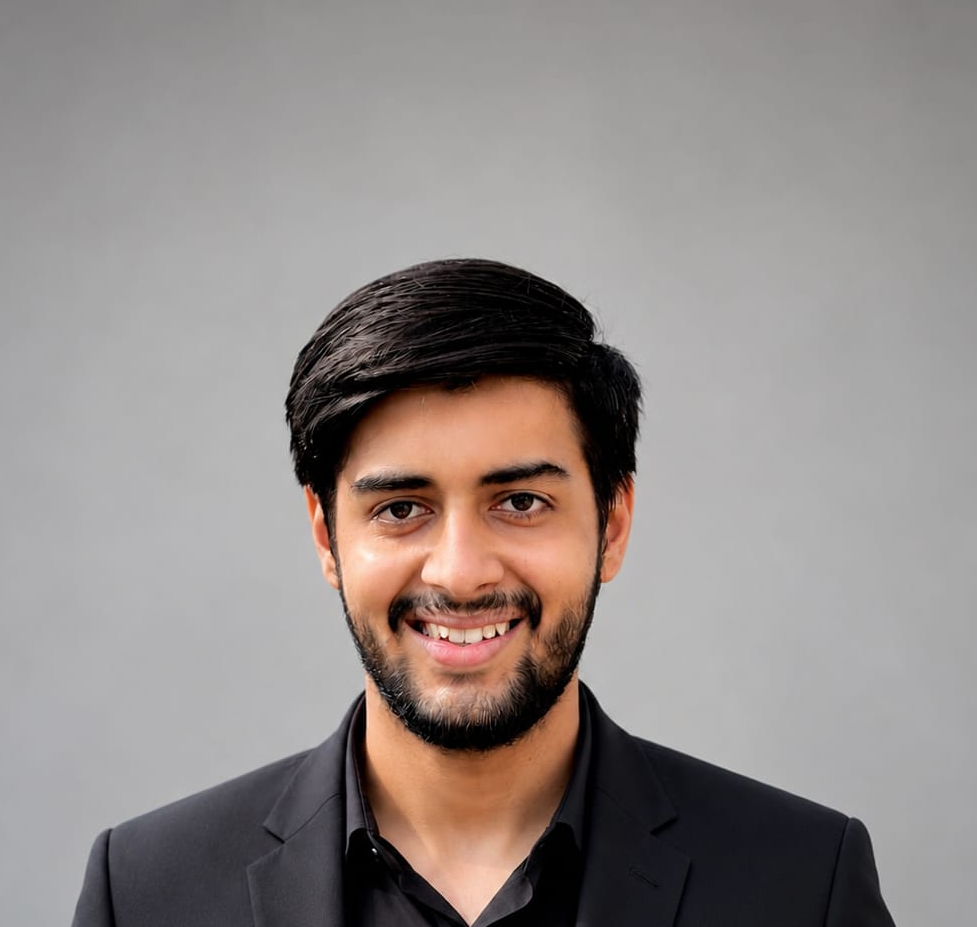
#> input picture assets/portrait-source.png, 977 x 927 px
$ python portrait_anim.py
#> lines starting #> are read from the running program, lines starting #| are printed output that depends on the picture; after the words box and inside, x2 and y2 are one past the last pixel; in counts of white or black regions, pixels touching at a corner belong together
"""
scripts/portrait_anim.py

Generates a looping "living portrait" GIF from a single static photo:
- Subtle Ken Burns zoom+pan on the real source photo (slow scale/pan of existing pixels).
- A pulsing/rotating radial glow behind the subject in the accent color (#A855F7).
- Circular crop matching the header treatment.
- Theme-aware background (dark: #0d1117, light: #ffffff).

Usage:
    python scripts/portrait_anim.py
Outputs:
    assets/portrait-anim-dark.gif
    assets/portrait-anim-light.gif
"""

import math
from pathlib import Path
from PIL import Image, ImageDraw, ImageFilter, ImageEnhance, ImageOps

WORKSPACE_DIR = Path(__file__).resolve().parent.parent
SRC = WORKSPACE_DIR / "assets" / "portrait-source.png"
if not SRC.exists():
    SRC = WORKSPACE_DIR / "LinkedIn Profile.jpeg"

OUT_DIR = WORKSPACE_DIR / "assets"
ACCENT = (168, 85, 247)       # #A855F7
ACCENT_SOFT = (192, 132, 252) # lighter purple for glow highlight

CANVAS = 460          # output square canvas size
CIRCLE_D = 280        # visible circle diameter within canvas
FRAMES = 30           # frames per loop
DURATION_MS = 80      # ms per frame (~2.4s per full loop)


def load_subject():
    img = Image.open(SRC).convert("RGB")
#> img is the input picture: PIL image 977x927 RGB; mean R, G, B 146.4, 139, 136.5
    w, h = img.size
#> w = 977; h = 927
    side = min(w, h)
#> side = 927
    left = (w - side) // 2
#> left = 25
    top = int(h * 0.02)
#> top = 18
    top = max(0, min(top, h - side))
#> top = 0
    img = img.crop((left, top, left + side, top + min(side, h - top)))
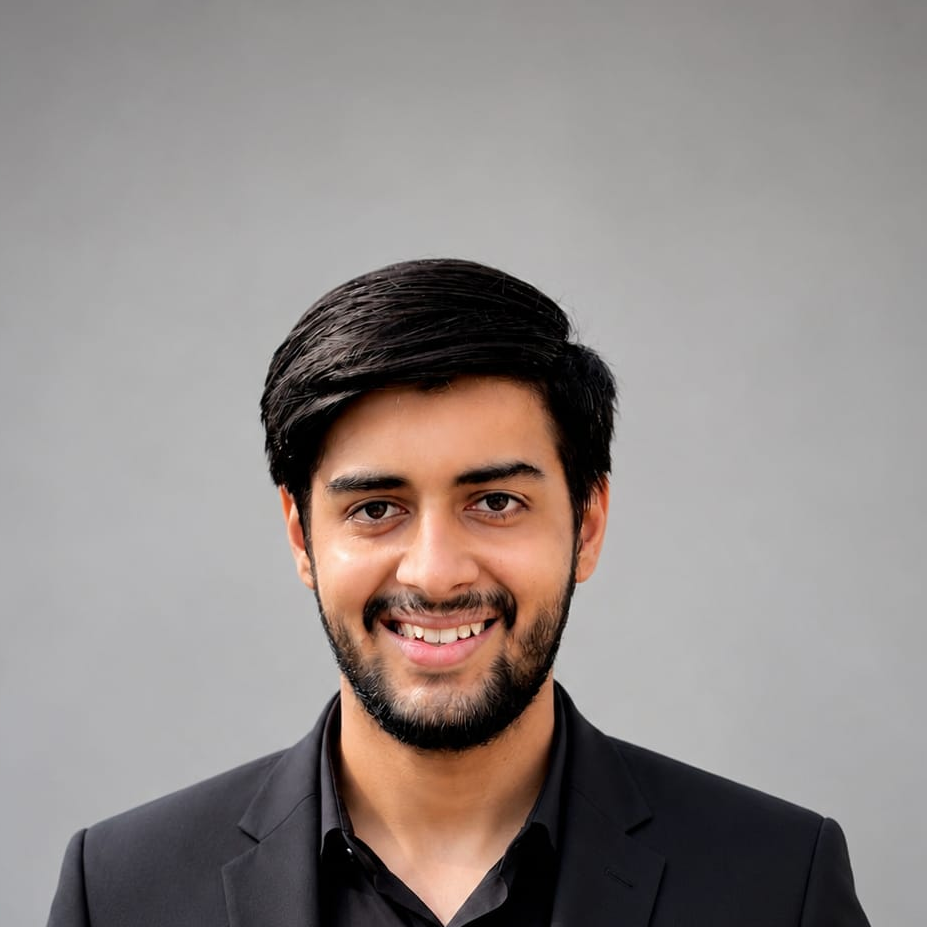
#> img: PIL image 927x927 RGB; mean R, G, B 145.6, 137.8, 135.2
    img = img.resize((CANVAS, CANVAS), Image.LANCZOS)
#> img: PIL image 460x460 RGB
    return img


def make_glow_frame(t, bg_color):
    """t in [0,1): animation phase for pulsing + slow rotation of the glow."""
    canvas = Image.new("RGB", (CANVAS, CANVAS), bg_color)
    glow = Image.new("RGB", (CANVAS, CANVAS), bg_color)
    draw = ImageDraw.Draw(glow)

    pulse = 0.5 + 0.5 * math.sin(t * 2 * math.pi)  # 0..1
    base_r = CANVAS * 0.40
    r = base_r + pulse * (CANVAS * 0.10)

    angle = t * 2 * math.pi
    cx = CANVAS / 2 + math.cos(angle) * 20
    cy = CANVAS / 2 + math.sin(angle) * 14

    steps = 50
    for i in range(steps, 0, -1):
        frac = i / steps
        rad = r * frac
        blend = (1 - frac) ** 1.4
        color = tuple(
            int(bg_color[c] + (ACCENT_SOFT[c] - bg_color[c]) * blend * (0.75 + 0.35 * pulse))
            for c in range(3)
        )
        bbox = [cx - rad, cy - rad, cx + rad, cy + rad]
        draw.ellipse(bbox, fill=color)

    glow = glow.filter(ImageFilter.GaussianBlur(CANVAS * 0.035))
    return glow


def ken_burns_transform(img, t):
    """Slow zoom 1.0 -> 1.10 and gentle pan, ping-ponging via cosine so loop is seamless."""
    zoom_phase = (1 - math.cos(t * 2 * math.pi)) / 2  # 0..1..0 smooth
    scale = 1.0 + 0.10 * zoom_phase
    pan_x = math.sin(t * 2 * math.pi) * CANVAS * 0.015
    pan_y = math.cos(t * 2 * math.pi) * CANVAS * 0.008

    new_size = int(CANVAS * scale)
    resized = img.resize((new_size, new_size), Image.LANCZOS)
    left = (new_size - CANVAS) // 2 + int(pan_x)
    top = (new_size - CANVAS) // 2 + int(pan_y)
    left = max(0, min(left, new_size - CANVAS))
    top = max(0, min(top, new_size - CANVAS))
    return resized.crop((left, top, left + CANVAS, top + CANVAS))


def circle_mask(size, d):
#> called with size = 460, d = 280
    mask = Image.new("L", (size, size), 0)
#> mask: PIL image 460x460 L; every value is 0
    draw = ImageDraw.Draw(mask)
    off = (size - d) // 2
    draw.ellipse([off, off, off + d, off + d], fill=255)
    return mask


def ring_overlay(size, d, color, width=6):
    ring = Image.new("RGBA", (size, size), (0, 0, 0, 0))
    draw = ImageDraw.Draw(ring)
    off = (size - d) // 2
    draw.ellipse([off, off, off + d, off + d], outline=color + (255,), width=width)
    return ring


def build(bg_color, out_path):
    subject = load_subject()
    mask = circle_mask(CANVAS, CIRCLE_D)
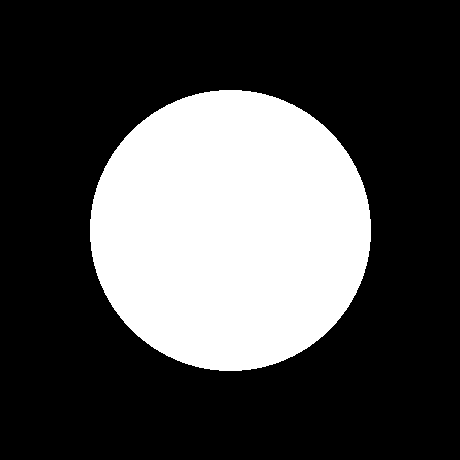
#> mask: PIL image 460x460 L; 29.3% white; 1 white region, box (x1, y1, x2, y2) and area: (90, 90, 371, 371) 61989
    ring = ring_overlay(CANVAS, CIRCLE_D, ACCENT, width=7)
#> in ring_overlay, `ring = Image.new("RGBA", (size, size), (0, 0, 0, 0))`: ring: PIL image 460x460 RGBA; every value is 0
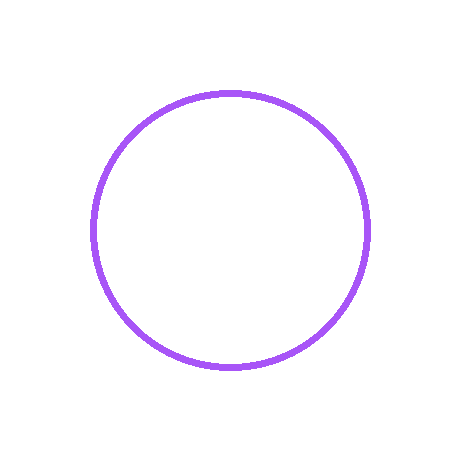
#> ring: PIL image 460x460 RGBA; mean R, G, B, A 4.8, 2.4, 7, 7.2; transparent parts drawn white

    frames = []
    for i in range(FRAMES):
        t = i / FRAMES
        glow = make_glow_frame(t, bg_color)
        subj_t = ken_burns_transform(subject, t)

        frame = glow.convert("RGBA")
        frame.paste(subj_t, (0, 0), mask)
        frame = Image.alpha_composite(frame, ring)
        frame = frame.convert("RGB")
        frames.append(frame)
#> this loop made 30 passes
#> pass 1, in make_glow_frame, `canvas = Image.new("RGB", (CANVAS, CANVAS), bg_color)`:
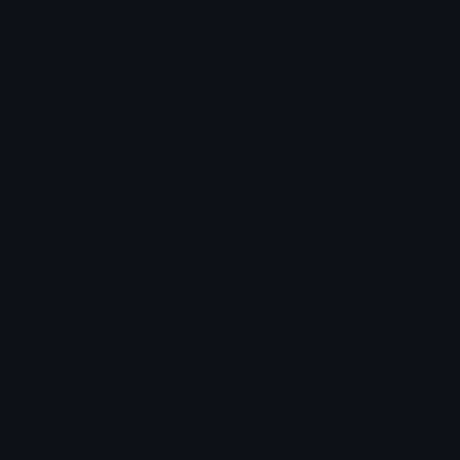
#> canvas: PIL image 460x460 RGB; mean R, G, B 13, 17, 23
#> pass 1, in build, `frame = Image.alpha_composite(frame, ring)`:
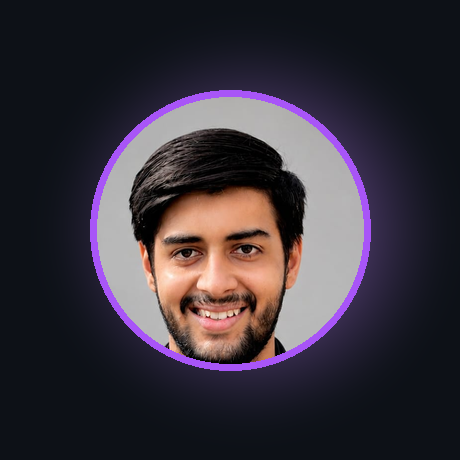
#> frame: PIL image 460x460 RGBA; mean R, G, B, A 56.8, 50.1, 59.7, 255
#> after the loop, frames = 30 items

    out_path.parent.mkdir(parents=True, exist_ok=True)
    frames[0].save(
        out_path,
        save_all=True,
        append_images=frames[1:],
        duration=DURATION_MS,
        loop=0,
        optimize=True,
    )
    print(f"Wrote {out_path} ({len(frames)} frames)")
#| Wrote assets/portrait-anim-dark.gif (30 frames)


if __name__ == "__main__":
    build((13, 17, 23), OUT_DIR / "portrait-anim-dark.gif")     # #0d1117
    build((255, 255, 255), OUT_DIR / "portrait-anim-light.gif")  # #ffffff
#> the loop in build (call 2), `for i in range(FRAMES):` made 30 passes
#> pass 1, in make_glow_frame (call 31), `glow = glow.filter(ImageFilter.GaussianBlur(CANVAS * 0.035))`:
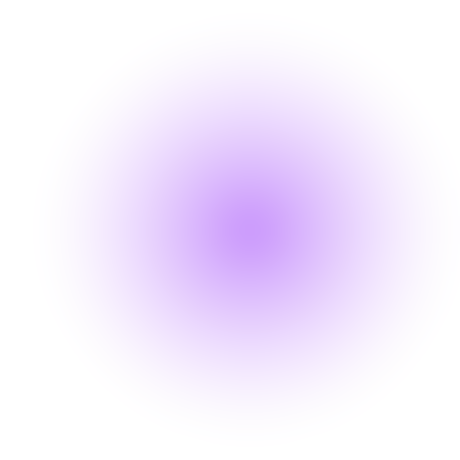
#> glow: PIL image 460x460 RGB; mean R, G, B 245.9, 237.4, 254.2
#> pass 1, in build (call 2), `frame = Image.alpha_composite(frame, ring)`:
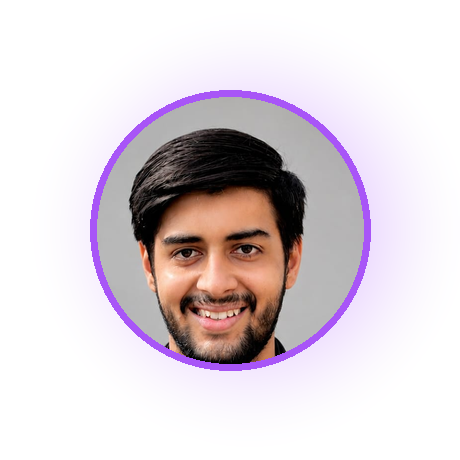
#> frame: PIL image 460x460 RGBA; mean R, G, B, A 221.5, 211.9, 217.4, 255
#| Wrote assets/portrait-anim-light.gif (30 frames)

$ run again, with assets/portrait-dark.png copied over assets/portrait-source.png
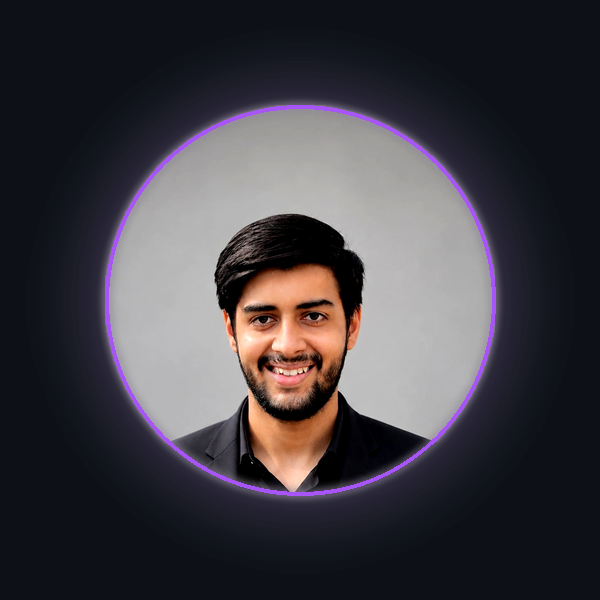
#> input picture assets/portrait-dark.png, 600 x 600 px
#> the loop in build, `for i in range(FRAMES):` made 30 passes
#> pass 1, in build, `frame = Image.alpha_composite(frame, ring)`:
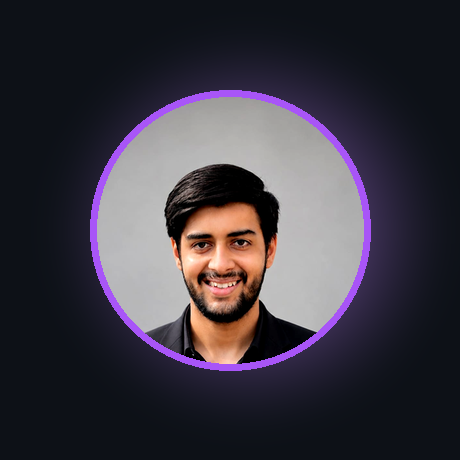
#> frame: PIL image 460x460 RGBA; mean R, G, B, A 59.7, 55, 65.3, 255
#> after the loop in build, `for i in range(FRAMES):`: frames = 30 items
#| Wrote assets/portrait-anim-dark.gif (30 frames)
#> the loop in build (call 2), `for i in range(FRAMES):` made 30 passes
#> pass 1, in build (call 2), `frame = Image.alpha_composite(frame, ring)`:
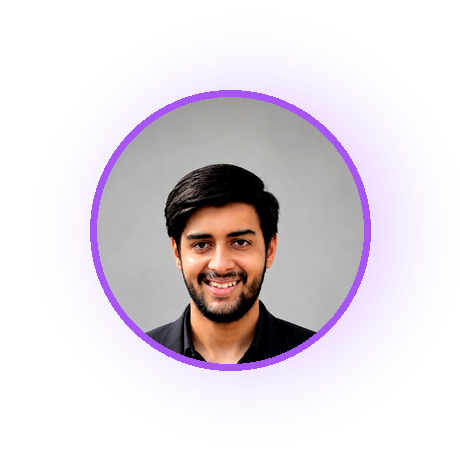
#> frame: PIL image 460x460 RGBA; mean R, G, B, A 224.3, 216.8, 223, 255
#| Wrote assets/portrait-anim-light.gif (30 frames)
